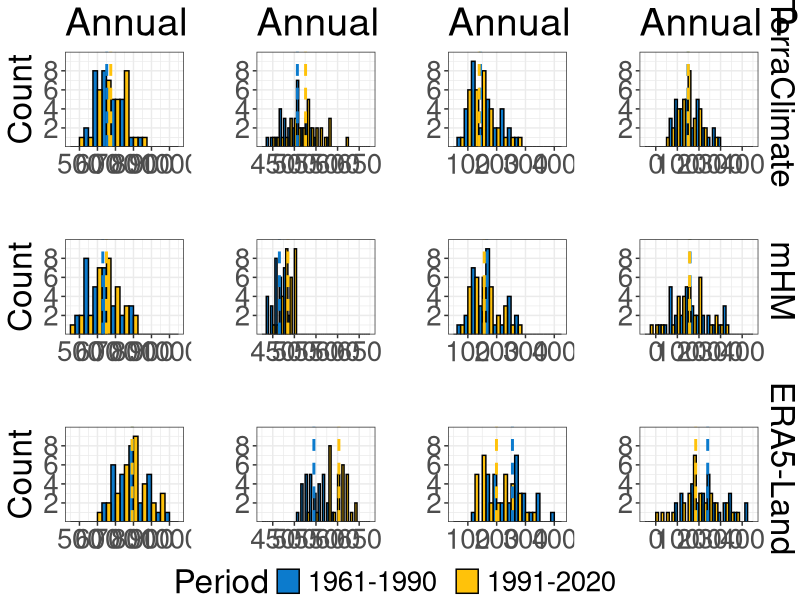

This figure's R source:
library(data.table)
library(ggplot2)
library(ggpubr)
###
# tp
###
era5 <- fread("data/tp/era5_tp_cropped_ts.csv")
era5$name <- "era5"
mhm <- fread("data/tp/mhm_tp_cropped_ts.csv")
mhm$name <- "mhm"
terraclimate <- fread("data/tp/terraclimate_tp_mm_cropped_196101_202012_025_monthly_ts.csv")
terraclimate$type <- NULL
terraclimate$name <- "terraclimate"

tp_all <- rbind(era5, mhm, terraclimate)
tp_all <- tp_all[year(date) <= 1990, period := "1961-1990"
                 ][year(date) > 1990, period := "1991-2020"
                   ][, Z := year(date)
                     ][, annual := sum(value, na.rm = TRUE), by = .(Z, name)
                       ][, .(Z, annual, period, name)] %>% unique()

p01 <- ggplot(tp_all[name == "era5"], aes(x = annual, fill = period)) +
  geom_histogram(binwidth = 50, color = "black", position = "dodge") +
  theme_bw() + 
  labs(x = NULL, y = "Count", title = " ", fill = "Period") + 
  scale_fill_manual(values = c("#0C7BCD", "#FFC20A")) +
  scale_y_continuous(limits = c(0, 10), expand = c(0, 0),
                     breaks = seq(2, 8, 2)) +
  scale_x_continuous(limits = c(450, 1050), breaks = seq(500, 1000, 100)) +
  geom_vline(xintercept = median(tp_all[name == "era5" & Z <= 1990, annual]), 
             linetype = "dashed", color = "#0C7BCD", linewidth = 1) +
  geom_vline(xintercept = median(tp_all[name == "era5" & Z > 1990, annual]), 
             linetype = "dashed", color = "#FFC20A", linewidth = 1) +
  theme(plot.title = element_text(size=28), axis.text = element_text(size = 20), 
        axis.title = element_text(size = 24), 
        legend.text = element_text(size = 20), 
        legend.title = element_text(size = 24))

p02 <- ggplot(tp_all[name == "mhm"], aes(x = annual, fill = period)) +
  geom_histogram(binwidth = 50, color = "black", position = "dodge") +
  theme_bw() + 
  labs(x = NULL, y = "Count", title = " ", fill = "Period") + 
  scale_fill_manual(values = c("#0C7BCD", "#FFC20A")) +
  scale_y_continuous(limits = c(0, 10), expand = c(0, 0),
                     breaks = seq(2, 8, 2)) +
  scale_x_continuous(limits = c(450, 1050), breaks = seq(500, 1000, 100)) +
  geom_vline(xintercept = median(tp_all[name == "mhm" & Z <= 1990, annual]), 
             linetype = "dashed", color = "#0C7BCD", linewidth = 1) +
  geom_vline(xintercept = median(tp_all[name == "mhm" & Z > 1990, annual]), 
             linetype = "dashed", color = "#FFC20A", linewidth = 1) +
  theme(plot.title = element_text(size=28), axis.text = element_text(size = 20), 
        axis.title = element_text(size = 24), 
        legend.text = element_text(size = 20), 
        legend.title = element_text(size = 24))

p03 <- ggplot(tp_all[name == "terraclimate"], aes(x = annual, fill = period)) +
  geom_histogram(binwidth = 50, color = "black", position = "dodge") +
  theme_bw() + 
  labs(x = NULL, y = "Count", title = "Annual P in [mm]", fill = "Period") + 
  scale_fill_manual(values = c("#0C7BCD", "#FFC20A")) +
  scale_y_continuous(limits = c(0, 10), expand = c(0, 0),
                     breaks = seq(2, 8, 2)) +
  scale_x_continuous(limits = c(450, 1050), breaks = seq(500, 1000, 100)) +
  geom_vline(xintercept = median(tp_all[name == "terraclimate" & Z <= 1990, annual]), 
             linetype = "dashed", color = "#0C7BCD", linewidth = 1) +
  geom_vline(xintercept = median(tp_all[name == "terraclimate" & Z > 1990, annual]), 
             linetype = "dashed", color = "#FFC20A", linewidth = 1) +
  theme(plot.title = element_text(size=28), axis.text = element_text(size = 20), 
        axis.title = element_text(size = 24), 
        legend.text = element_text(size = 20), 
        legend.title = element_text(size = 24))

gg_tp <- ggarrange(p03, p02, p01, nrow = 3, align = "v")
###
# e
###
era5 <- fread("data/e/era5_e_cropped_ts.csv")
era5$name <- "era5"
mhm <- fread("data/e/mhm_e_cropped_ts.csv")
mhm$name <- "mhm"
terraclimate <- fread("data/e/terraclimate_e_mm_cropped_196101_202012_025_monthly_ts.csv")
terraclimate$type <- NULL
terraclimate$name <- "terraclimate"

e_all <- rbind(era5, mhm, terraclimate)
e_all <- e_all[year(date) <= 1990, period := "1961-1990"
               ][year(date) > 1990, period := "1991-2020"
                 ][, Z := year(date)
                   ][, annual := sum(value, na.rm = TRUE), by = .(Z, name)
                     ][, .(Z, annual, period, name)] %>% unique()

p04 <- ggplot(e_all[name == "era5"], aes(x = annual, fill = period)) +
  geom_histogram(binwidth = 10, color = "black", position = "dodge") +
  theme_bw() + 
  labs(x = NULL, y = " ", title = " ", fill = "Period") + 
  scale_fill_manual(values = c("#0C7BCD", "#FFC20A")) +
  scale_y_continuous(limits = c(0, 10), expand = c(0, 0),
                     breaks = seq(2, 8, 2)) +
  scale_x_continuous(limits = c(425, 675), breaks = seq(450, 650, 50)) +
  geom_vline(xintercept = median(e_all[name == "era5" & Z <= 1990, annual]), 
             linetype = "dashed", color = "#0C7BCD", linewidth = 1) +
  geom_vline(xintercept = median(e_all[name == "era5" & Z > 1990, annual]), 
             linetype = "dashed", color = "#FFC20A", linewidth = 1) +
  theme(plot.title = element_text(size=28), axis.text = element_text(size = 20), 
        axis.title = element_text(size = 24), 
        legend.text = element_text(size = 20), 
        legend.title = element_text(size = 24))

p05 <- ggplot(e_all[name == "mhm"], aes(x = annual, fill = period)) +
  geom_histogram(binwidth = 10, color = "black", position = "dodge") +
  theme_bw() + 
  labs(x = NULL, y = " ", title = " ", fill = "Period") + 
  scale_fill_manual(values = c("#0C7BCD", "#FFC20A")) +
  scale_y_continuous(limits = c(0, 10), expand = c(0, 0),
                     breaks = seq(2, 8, 2)) +
  scale_x_continuous(limits = c(425, 675), breaks = seq(450, 650, 50)) +
  geom_vline(xintercept = median(e_all[name == "mhm" & Z <= 1990, annual]), 
             linetype = "dashed", color = "#0C7BCD", linewidth = 1) +
  geom_vline(xintercept = median(e_all[name == "mhm" & Z > 1990, annual]), 
             linetype = "dashed", color = "#FFC20A", linewidth = 1) +
  theme(plot.title = element_text(size=28), axis.text = element_text(size = 20), 
        axis.title = element_text(size = 24), 
        legend.text = element_text(size = 20), 
        legend.title = element_text(size = 24))

p06 <- ggplot(e_all[name == "terraclimate"], aes(x = annual, fill = period)) +
  geom_histogram(binwidth = 10, color = "black", position = "dodge") +
  theme_bw() + 
  labs(x = NULL, y = " ", title = "Annual E in [mm]", fill = "Period") + 
  scale_fill_manual(values = c("#0C7BCD", "#FFC20A")) +
  scale_y_continuous(limits = c(0, 10), expand = c(0, 0),
                     breaks = seq(2, 8, 2)) +
  scale_x_continuous(limits = c(425, 675), breaks = seq(450, 650, 50)) +
  geom_vline(xintercept = median(e_all[name == "terraclimate" & Z <= 1990, annual]), 
             linetype = "dashed", color = "#0C7BCD", linewidth = 1) +
  geom_vline(xintercept = median(e_all[name == "terraclimate" & Z > 1990, annual]), 
             linetype = "dashed", color = "#FFC20A", linewidth = 1) +
  theme(plot.title = element_text(size=28), axis.text = element_text(size = 20), 
        axis.title = element_text(size = 24), 
        legend.text = element_text(size = 20), 
        legend.title = element_text(size = 24))

gg_e <- ggarrange(p06, p05, p04, nrow = 3, align = "v")
###
# q
##
era5 <- fread("data/ro/era5_ro_cropped_ts.csv")
era5$name <- "era5"
mhm <- fread("data/ro/mhm_ro_cropped_ts.csv")
mhm$name <- "mhm"
terraclimate <- fread("data/ro/terraclimate_ro_mm_cropped_196101_202012_025_monthly_ts.csv")
terraclimate$type <- NULL
terraclimate$name <- "terraclimate"

ro_all <- rbind(era5, mhm, terraclimate)
ro_all <- ro_all[year(date) <= 1990, period := "1961-1990"
                 ][year(date) > 1990, period := "1991-2020"
                   ][, Z := year(date)
                     ][, annual := sum(value, na.rm = TRUE), by = .(Z, name)
                       ][, .(Z, annual, period, name)] %>% unique()

p07 <- ggplot(ro_all[name == "era5"], aes(x = annual, fill = period)) +
  geom_histogram(binwidth = 25, color = "black", position = "dodge") +
  theme_bw() + 
  labs(x = NULL, y = " ", title = " ", fill = "Period") + 
  scale_fill_manual(values = c("#0C7BCD", "#FFC20A")) +
  scale_y_continuous(limits = c(0, 10), expand = c(0, 0),
                     breaks = seq(2, 8, 2)) +
  scale_x_continuous(limits = c(50, 425), breaks = seq(100, 400, 100)) +
  geom_vline(xintercept = median(ro_all[name == "era5" & Z <= 1990, annual]), 
             linetype = "dashed", color = "#0C7BCD", linewidth = 1) +
  geom_vline(xintercept = median(ro_all[name == "era5" & Z > 1990, annual]), 
             linetype = "dashed", color = "#FFC20A", linewidth = 1) +
  theme(plot.title = element_text(size=28), axis.text = element_text(size = 20), 
        axis.title = element_text(size = 24), 
        legend.text = element_text(size = 20), 
        legend.title = element_text(size = 24))

p08 <- ggplot(ro_all[name == "mhm"], aes(x = annual, fill = period)) +
  geom_histogram(binwidth = 25, color = "black", position = "dodge") +
  theme_bw() + 
  labs(x = NULL, y = " ", title = " ", fill = "Period") + 
  scale_fill_manual(values = c("#0C7BCD", "#FFC20A")) +
  scale_y_continuous(limits = c(0, 10), expand = c(0, 0),
                     breaks = seq(2, 8, 2)) +
  scale_x_continuous(limits = c(50, 425), breaks = seq(100, 400, 100)) +
  geom_vline(xintercept = median(ro_all[name == "mhm" & Z <= 1990, annual]), 
             linetype = "dashed", color = "#0C7BCD", linewidth = 1) +
  geom_vline(xintercept = median(ro_all[name == "mhm" & Z > 1990, annual]), 
             linetype = "dashed", color = "#FFC20A", linewidth = 1) +
  theme(plot.title = element_text(size=28), axis.text = element_text(size = 20), 
        axis.title = element_text(size = 24), 
        legend.text = element_text(size = 20), 
        legend.title = element_text(size = 24))

p09 <- ggplot(ro_all[name == "terraclimate"], aes(x = annual, fill = period)) +
  geom_histogram(binwidth = 25, color = "black", position = "dodge") +
  theme_bw() + 
  labs(x = NULL, y = " ", title = "Annual Q in [mm]",
       fill = "Period") + 
  scale_fill_manual(values = c("#0C7BCD", "#FFC20A")) +
  scale_y_continuous(limits = c(0, 10), expand = c(0, 0),
                     breaks = seq(2, 8, 2)) +
  scale_x_continuous(limits = c(50, 425), breaks = seq(100, 400, 100)) +
  geom_vline(xintercept = median(ro_all[name == "terraclimate" & Z <= 1990, annual]), 
             linetype = "dashed", color = "#0C7BCD", linewidth = 1) +
  geom_vline(xintercept = median(ro_all[name == "terraclimate" & Z > 1990, annual]), 
             linetype = "dashed", color = "#FFC20A", linewidth = 1) +
  theme(plot.title = element_text(size=28), axis.text = element_text(size = 20), 
        axis.title = element_text(size = 24), 
        legend.text = element_text(size = 20), 
        legend.title = element_text(size = 24))

gg_ro <- ggarrange(p09, p08, p07, nrow = 3, align = "v")
###
# pme
###
pme_all <- merge(tp_all, e_all, by = c('Z', 'name', 'period'))
pme_all <- pme_all[, annual := annual.x - annual.y, by = .(Z, name)
                   ][, .(Z, annual, period, name)]

p10 <- ggplot(pme_all[name == "era5"], aes(x = annual, fill = period)) +
  geom_histogram(binwidth = 25, color = "black", position = "dodge") +
  theme_bw() + 
  labs(x = NULL, y = " ", title = " ", fill = "Period") + 
  scale_fill_manual(values = c("#0C7BCD", "#FFC20A")) +
  scale_y_continuous(limits = c(0, 10), expand = c(0, 0),
                     breaks = seq(2, 8, 2))  +
  scale_x_continuous(limits = c(-50, 450), breaks = seq(0, 400, 100)) +
  geom_vline(xintercept = median(pme_all[name == "era5" & Z <= 1990, annual]), 
             linetype = "dashed", color = "#0C7BCD", linewidth = 1) +
  geom_vline(xintercept = median(pme_all[name == "era5" & Z > 1990, annual]), 
             linetype = "dashed", color = "#FFC20A", linewidth = 1) +
  theme(plot.title = element_text(size=28), axis.text = element_text(size = 20), 
        axis.title = element_text(size = 24), 
        legend.text = element_text(size = 20), 
        legend.title = element_text(size = 24))

p11 <- ggplot(pme_all[name == "mhm"], aes(x = annual, fill = period)) +
  geom_histogram(binwidth = 25, color = "black", position = "dodge") +
  theme_bw() + 
  labs(x = NULL, y = " ", title = " ", fill = "Period") + 
  scale_fill_manual(values = c("#0C7BCD", "#FFC20A")) +
  scale_y_continuous(limits = c(0, 10), expand = c(0, 0),
                     breaks = seq(2, 8, 2))  +
  scale_x_continuous(limits = c(-50, 450), breaks = seq(0, 400, 100)) +
  geom_vline(xintercept = median(pme_all[name == "mhm" & Z <= 1990, annual]), 
             linetype = "dashed", color = "#0C7BCD", linewidth = 1) +
  geom_vline(xintercept = median(pme_all[name == "mhm" & Z > 1990, annual]), 
             linetype = "dashed", color = "#FFC20A", linewidth = 1) +
  theme(plot.title = element_text(size=28), axis.text = element_text(size = 20), 
        axis.title = element_text(size = 24), 
        legend.text = element_text(size = 20), 
        legend.title = element_text(size = 24))

p12 <- ggplot(pme_all[name == "terraclimate"], aes(x = annual, fill = period)) +
  geom_histogram(binwidth = 25, color = "black", position = "dodge") +
  theme_bw() + 
  labs(x = NULL, y = " ", title = "Annual P - E in [mm]",
       fill = "Period") + 
  scale_fill_manual(values = c("#0C7BCD", "#FFC20A")) +
  scale_y_continuous(limits = c(0, 10), expand = c(0, 0),
                     breaks = seq(2, 8, 2))  +
  scale_x_continuous(limits = c(-50, 450), breaks = seq(0, 400, 100)) +
  geom_vline(xintercept = median(pme_all[name == "terraclimate" & Z <= 1990, annual]), 
             linetype = "dashed", color = "#0C7BCD", linewidth = 1) +
  geom_vline(xintercept = median(pme_all[name == "terraclimate" & Z > 1990, annual]), 
             linetype = "dashed", color = "#FFC20A", linewidth = 1) +
  theme(plot.title = element_text(size=28), axis.text = element_text(size = 20), 
        axis.title = element_text(size = 24), 
        legend.text = element_text(size = 20), 
        legend.title = element_text(size = 24))

gg_pet <- ggarrange(p10, p11, p12, nrow = 3, align = "v")

p_terra <- annotate_figure(ggarrange(p03, p06, p09, p12, ncol = 4, align = 'hv',
                                     common.legend = TRUE, legend = "none"),
                           right = text_grob("TerraClimate", rot = -90, size = 24))
p_mhm <- annotate_figure(ggarrange(p02, p05, p08, p11, ncol = 4, align = 'hv',
                                   common.legend = TRUE, legend = "none"),
                         right = text_grob("mHM", rot = -90, size = 24))
p_era <- annotate_figure(ggarrange(p01, p04, p07, p10, ncol = 4, align = 'hv',
                                   common.legend = TRUE, legend = "none"),
                         right = text_grob("ERA5-Land", rot = -90, size = 24))


p00 <- ggarrange(p_terra, p_mhm, p_era,
                 get_legend(p01, 'bottom'),
                 nrow = 4, align = "hv", heights = c(1,1,1,0.2))

ggsave("fig04.pdf", p00, width = 5.01*4, height = 5.01*3.1, dpi = 600)
